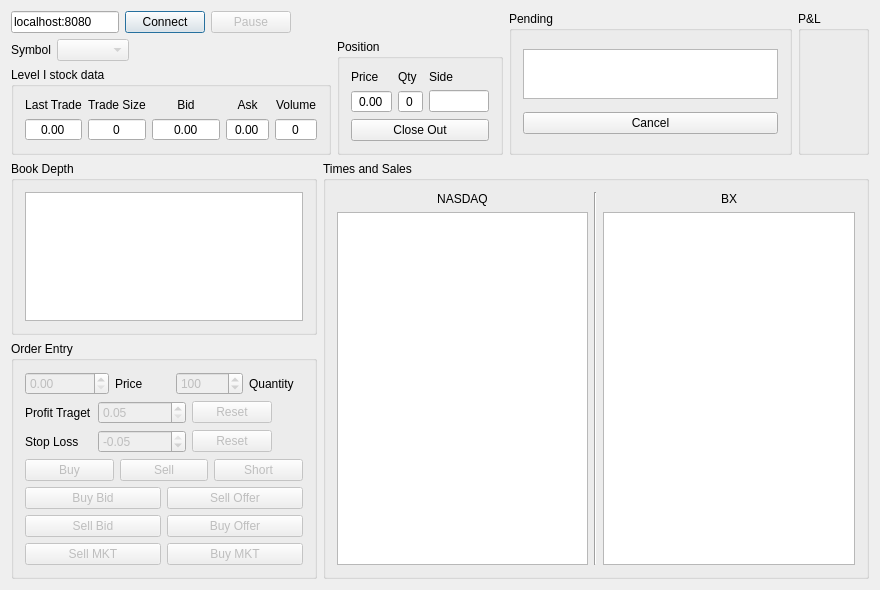
<?xml version="1.0" encoding="UTF-8"?>
<ui version="4.0">
 <author>Eugene V. Palchukovsky</author>
 <class>MainWindow</class>
 <widget class="QMainWindow" name="MainWindow">
  <property name="geometry">
   <rect>
    <x>0</x>
    <y>0</y>
    <width>880</width>
    <height>590</height>
   </rect>
  </property>
  <property name="minimumSize">
   <size>
    <width>880</width>
    <height>590</height>
   </size>
  </property>
  <property name="windowTitle">
   <string>Trader Front end</string>
  </property>
  <widget class="QWidget" name="centralWidget">
   <layout class="QVBoxLayout" name="verticalLayout_9">
    <item>
     <layout class="QHBoxLayout" name="horizontalLayout_9">
      <item>
       <layout class="QVBoxLayout" name="verticalLayout_2">
        <item>
         <layout class="QHBoxLayout" name="connectionLayout">
          <item>
           <widget class="QLineEdit" name="serviceAddress">
            <property name="text">
             <string>localhost:8080</string>
            </property>
           </widget>
          </item>
          <item>
           <widget class="QPushButton" name="connectButton">
            <property name="text">
             <string>Connect</string>
            </property>
            <property name="default">
             <bool>true</bool>
            </property>
           </widget>
          </item>
          <item>
           <widget class="QPushButton" name="pauseButton">
            <property name="enabled">
             <bool>false</bool>
            </property>
            <property name="text">
             <string>Pause</string>
            </property>
            <property name="checkable">
             <bool>true</bool>
            </property>
           </widget>
          </item>
          <item>
           <spacer name="horizontalSpacer">
            <property name="orientation">
             <enum>Qt::Horizontal</enum>
            </property>
            <property name="sizeHint" stdset="0">
             <size>
              <width>40</width>
              <height>20</height>
             </size>
            </property>
           </spacer>
          </item>
         </layout>
        </item>
        <item>
         <layout class="QHBoxLayout" name="symbolLayout">
          <item>
           <widget class="QLabel" name="label">
            <property name="text">
             <string>Symbol</string>
            </property>
           </widget>
          </item>
          <item>
           <widget class="QComboBox" name="symbol">
            <property name="enabled">
             <bool>false</bool>
            </property>
           </widget>
          </item>
          <item>
           <spacer name="horizontalSpacer_4">
            <property name="orientation">
             <enum>Qt::Horizontal</enum>
            </property>
            <property name="sizeHint" stdset="0">
             <size>
              <width>40</width>
              <height>20</height>
             </size>
            </property>
           </spacer>
          </item>
         </layout>
        </item>
        <item>
         <layout class="QHBoxLayout" name="horizontalLayout_7">
          <item>
           <widget class="QGroupBox" name="groupBox_2">
            <property name="title">
             <string>Level I stock data</string>
            </property>
            <layout class="QHBoxLayout" name="horizontalLayout_3">
             <item>
              <layout class="QVBoxLayout" name="lastTradePriceLayout">
               <item>
                <widget class="QLabel" name="lastTradePriceLabel">
                 <property name="text">
                  <string>Last Trade</string>
                 </property>
                 <property name="alignment">
                  <set>Qt::AlignCenter</set>
                 </property>
                </widget>
               </item>
               <item>
                <widget class="QDoubleSpinBox" name="lastTradePrice">
                 <property name="sizePolicy">
                  <sizepolicy hsizetype="Expanding" vsizetype="Fixed">
                   <horstretch>0</horstretch>
                   <verstretch>0</verstretch>
                  </sizepolicy>
                 </property>
                 <property name="alignment">
                  <set>Qt::AlignCenter</set>
                 </property>
                 <property name="readOnly">
                  <bool>true</bool>
                 </property>
                 <property name="buttonSymbols">
                  <enum>QAbstractSpinBox::NoButtons</enum>
                 </property>
                </widget>
               </item>
              </layout>
             </item>
             <item>
              <layout class="QVBoxLayout" name="lastTradeQtyLayout">
               <item>
                <widget class="QLabel" name="lastTradeQtyLabel">
                 <property name="text">
                  <string>Trade Size</string>
                 </property>
                 <property name="alignment">
                  <set>Qt::AlignCenter</set>
                 </property>
                </widget>
               </item>
               <item>
                <widget class="QSpinBox" name="lastTradeQty">
                 <property name="sizePolicy">
                  <sizepolicy hsizetype="Expanding" vsizetype="Fixed">
                   <horstretch>0</horstretch>
                   <verstretch>0</verstretch>
                  </sizepolicy>
                 </property>
                 <property name="alignment">
                  <set>Qt::AlignCenter</set>
                 </property>
                 <property name="readOnly">
                  <bool>true</bool>
                 </property>
                 <property name="buttonSymbols">
                  <enum>QAbstractSpinBox::NoButtons</enum>
                 </property>
                </widget>
               </item>
              </layout>
             </item>
             <item>
              <layout class="QVBoxLayout" name="bestBidPriceLayout">
               <item>
                <widget class="QLabel" name="bestBidPriceLabel">
                 <property name="text">
                  <string>Bid</string>
                 </property>
                 <property name="alignment">
                  <set>Qt::AlignCenter</set>
                 </property>
                </widget>
               </item>
               <item>
                <widget class="QDoubleSpinBox" name="bestBidPrice">
                 <property name="sizePolicy">
                  <sizepolicy hsizetype="Expanding" vsizetype="Fixed">
                   <horstretch>0</horstretch>
                   <verstretch>0</verstretch>
                  </sizepolicy>
                 </property>
                 <property name="alignment">
                  <set>Qt::AlignCenter</set>
                 </property>
                 <property name="readOnly">
                  <bool>true</bool>
                 </property>
                 <property name="buttonSymbols">
                  <enum>QAbstractSpinBox::NoButtons</enum>
                 </property>
                 <property name="maximum">
                  <double>1000000000.000000000000000</double>
                 </property>
                 <property name="singleStep">
                  <double>0.000000000000000</double>
                 </property>
                </widget>
               </item>
              </layout>
             </item>
             <item>
              <layout class="QVBoxLayout" name="bestAskLayout">
               <item>
                <widget class="QLabel" name="bestAskPriceLabel">
                 <property name="text">
                  <string>Ask</string>
                 </property>
                 <property name="alignment">
                  <set>Qt::AlignCenter</set>
                 </property>
                </widget>
               </item>
               <item>
                <widget class="QDoubleSpinBox" name="bestAskPrice">
                 <property name="sizePolicy">
                  <sizepolicy hsizetype="Expanding" vsizetype="Fixed">
                   <horstretch>0</horstretch>
                   <verstretch>0</verstretch>
                  </sizepolicy>
                 </property>
                 <property name="alignment">
                  <set>Qt::AlignCenter</set>
                 </property>
                 <property name="readOnly">
                  <bool>true</bool>
                 </property>
                 <property name="buttonSymbols">
                  <enum>QAbstractSpinBox::NoButtons</enum>
                 </property>
                </widget>
               </item>
              </layout>
             </item>
             <item>
              <layout class="QVBoxLayout" name="volumeTradedLayout">
               <item>
                <widget class="QLabel" name="volumeTradedLabel">
                 <property name="text">
                  <string>Volume</string>
                 </property>
                 <property name="alignment">
                  <set>Qt::AlignCenter</set>
                 </property>
                </widget>
               </item>
               <item>
                <widget class="QSpinBox" name="volumeTraded">
                 <property name="sizePolicy">
                  <sizepolicy hsizetype="Expanding" vsizetype="Fixed">
                   <horstretch>0</horstretch>
                   <verstretch>0</verstretch>
                  </sizepolicy>
                 </property>
                 <property name="alignment">
                  <set>Qt::AlignCenter</set>
                 </property>
                 <property name="readOnly">
                  <bool>true</bool>
                 </property>
                 <property name="buttonSymbols">
                  <enum>QAbstractSpinBox::NoButtons</enum>
                 </property>
                </widget>
               </item>
              </layout>
             </item>
            </layout>
           </widget>
          </item>
         </layout>
        </item>
       </layout>
      </item>
      <item>
       <layout class="QVBoxLayout" name="verticalLayout_8">
        <item>
         <spacer name="verticalSpacer_2">
          <property name="orientation">
           <enum>Qt::Vertical</enum>
          </property>
          <property name="sizeType">
           <enum>QSizePolicy::Preferred</enum>
          </property>
          <property name="sizeHint" stdset="0">
           <size>
            <width>20</width>
            <height>40</height>
           </size>
          </property>
         </spacer>
        </item>
        <item>
         <widget class="QGroupBox" name="groupBox_5">
          <property name="title">
           <string>Position</string>
          </property>
          <layout class="QVBoxLayout" name="verticalLayout_6">
           <item>
            <layout class="QGridLayout" name="gridLayout_3">
             <item row="1" column="2">
              <widget class="QLineEdit" name="positionSide">
               <property name="sizePolicy">
                <sizepolicy hsizetype="Minimum" vsizetype="Fixed">
                 <horstretch>0</horstretch>
                 <verstretch>0</verstretch>
                </sizepolicy>
               </property>
               <property name="maximumSize">
                <size>
                 <width>60</width>
                 <height>16777215</height>
                </size>
               </property>
               <property name="alignment">
                <set>Qt::AlignCenter</set>
               </property>
               <property name="readOnly">
                <bool>true</bool>
               </property>
              </widget>
             </item>
             <item row="1" column="1">
              <widget class="QSpinBox" name="positionQty">
               <property name="alignment">
                <set>Qt::AlignCenter</set>
               </property>
               <property name="readOnly">
                <bool>true</bool>
               </property>
               <property name="buttonSymbols">
                <enum>QAbstractSpinBox::NoButtons</enum>
               </property>
              </widget>
             </item>
             <item row="0" column="1">
              <widget class="QLabel" name="label_7">
               <property name="text">
                <string>Qty</string>
               </property>
              </widget>
             </item>
             <item row="1" column="0">
              <widget class="QDoubleSpinBox" name="positionPrice">
               <property name="alignment">
                <set>Qt::AlignCenter</set>
               </property>
               <property name="readOnly">
                <bool>true</bool>
               </property>
               <property name="buttonSymbols">
                <enum>QAbstractSpinBox::NoButtons</enum>
               </property>
              </widget>
             </item>
             <item row="0" column="2">
              <widget class="QLabel" name="label_8">
               <property name="text">
                <string>Side</string>
               </property>
              </widget>
             </item>
             <item row="0" column="0">
              <widget class="QLabel" name="label_6">
               <property name="text">
                <string>Price</string>
               </property>
              </widget>
             </item>
            </layout>
           </item>
           <item>
            <widget class="QPushButton" name="closePositionButton">
             <property name="text">
              <string>Close Out</string>
             </property>
            </widget>
           </item>
          </layout>
         </widget>
        </item>
       </layout>
      </item>
      <item>
       <widget class="QGroupBox" name="groupBox_6">
        <property name="title">
         <string>Pending</string>
        </property>
        <layout class="QVBoxLayout" name="verticalLayout_7">
         <item>
          <widget class="QListView" name="listView">
           <property name="sizePolicy">
            <sizepolicy hsizetype="Expanding" vsizetype="Minimum">
             <horstretch>0</horstretch>
             <verstretch>0</verstretch>
            </sizepolicy>
           </property>
           <property name="minimumSize">
            <size>
             <width>0</width>
             <height>0</height>
            </size>
           </property>
           <property name="maximumSize">
            <size>
             <width>16777215</width>
             <height>50</height>
            </size>
           </property>
          </widget>
         </item>
         <item>
          <widget class="QPushButton" name="cancelOrderButton">
           <property name="text">
            <string>Cancel</string>
           </property>
          </widget>
         </item>
        </layout>
       </widget>
      </item>
      <item>
       <widget class="QGroupBox" name="groupBox_7">
        <property name="title">
         <string>P&amp;&amp;L</string>
        </property>
        <layout class="QHBoxLayout" name="horizontalLayout_8">
         <item>
          <spacer name="horizontalSpacer_3">
           <property name="orientation">
            <enum>Qt::Horizontal</enum>
           </property>
           <property name="sizeHint" stdset="0">
            <size>
             <width>43</width>
             <height>20</height>
            </size>
           </property>
          </spacer>
         </item>
        </layout>
       </widget>
      </item>
     </layout>
    </item>
    <item>
     <layout class="QHBoxLayout" name="horizontalLayout_6">
      <item>
       <layout class="QVBoxLayout" name="verticalLayout_5">
        <item>
         <widget class="QGroupBox" name="groupBox_3">
          <property name="title">
           <string>Book Depth</string>
          </property>
          <layout class="QHBoxLayout" name="horizontalLayout_5">
           <item>
            <widget class="QTableView" name="currentBidAsk">
             <property name="sizePolicy">
              <sizepolicy hsizetype="Preferred" vsizetype="Preferred">
               <horstretch>0</horstretch>
               <verstretch>0</verstretch>
              </sizepolicy>
             </property>
             <property name="autoScroll">
              <bool>false</bool>
             </property>
             <attribute name="verticalHeaderVisible">
              <bool>false</bool>
             </attribute>
            </widget>
           </item>
          </layout>
         </widget>
        </item>
        <item>
         <widget class="QGroupBox" name="groupBox_4">
          <property name="title">
           <string>Order Entry</string>
          </property>
          <layout class="QVBoxLayout" name="verticalLayout">
           <item>
            <layout class="QHBoxLayout" name="horizontalLayout">
             <item>
              <widget class="QDoubleSpinBox" name="price">
               <property name="enabled">
                <bool>false</bool>
               </property>
               <property name="maximum">
                <double>1000000000.000000000000000</double>
               </property>
               <property name="singleStep">
                <double>0.010000000000000</double>
               </property>
              </widget>
             </item>
             <item>
              <widget class="QLabel" name="label_2">
               <property name="text">
                <string>Price</string>
               </property>
              </widget>
             </item>
             <item>
              <widget class="QSpinBox" name="qty">
               <property name="enabled">
                <bool>false</bool>
               </property>
               <property name="minimum">
                <number>1</number>
               </property>
               <property name="maximum">
                <number>1000000000</number>
               </property>
               <property name="singleStep">
                <number>100</number>
               </property>
               <property name="value">
                <number>100</number>
               </property>
              </widget>
             </item>
             <item>
              <widget class="QLabel" name="label_3">
               <property name="text">
                <string>Quantity</string>
               </property>
              </widget>
             </item>
            </layout>
           </item>
           <item>
            <layout class="QGridLayout" name="gridLayout">
             <item row="0" column="3">
              <spacer name="horizontalSpacer_2">
               <property name="orientation">
                <enum>Qt::Horizontal</enum>
               </property>
               <property name="sizeHint" stdset="0">
                <size>
                 <width>40</width>
                 <height>20</height>
                </size>
               </property>
              </spacer>
             </item>
             <item row="0" column="0">
              <widget class="QLabel" name="label_4">
               <property name="text">
                <string>Profit Traget</string>
               </property>
              </widget>
             </item>
             <item row="1" column="0">
              <widget class="QLabel" name="label_5">
               <property name="text">
                <string>Stop Loss</string>
               </property>
              </widget>
             </item>
             <item row="1" column="1">
              <widget class="QDoubleSpinBox" name="stopLoss">
               <property name="enabled">
                <bool>false</bool>
               </property>
               <property name="minimum">
                <double>-999999999.000000000000000</double>
               </property>
               <property name="maximum">
                <double>-0.050000000000000</double>
               </property>
               <property name="singleStep">
                <double>0.050000000000000</double>
               </property>
               <property name="value">
                <double>-0.050000000000000</double>
               </property>
              </widget>
             </item>
             <item row="0" column="1">
              <widget class="QDoubleSpinBox" name="profitTarget">
               <property name="enabled">
                <bool>false</bool>
               </property>
               <property name="minimum">
                <double>0.050000000000000</double>
               </property>
               <property name="maximum">
                <double>1000000000.000000000000000</double>
               </property>
               <property name="singleStep">
                <double>0.050000000000000</double>
               </property>
               <property name="value">
                <double>0.050000000000000</double>
               </property>
              </widget>
             </item>
             <item row="0" column="2">
              <widget class="QPushButton" name="profitTargetResetButton">
               <property name="enabled">
                <bool>false</bool>
               </property>
               <property name="text">
                <string>Reset</string>
               </property>
              </widget>
             </item>
             <item row="1" column="2">
              <widget class="QPushButton" name="stopLossResetButton">
               <property name="enabled">
                <bool>false</bool>
               </property>
               <property name="text">
                <string>Reset</string>
               </property>
              </widget>
             </item>
            </layout>
           </item>
           <item>
            <layout class="QHBoxLayout" name="horizontalLayout_4">
             <item>
              <widget class="QPushButton" name="buyButton">
               <property name="enabled">
                <bool>false</bool>
               </property>
               <property name="sizePolicy">
                <sizepolicy hsizetype="Minimum" vsizetype="Fixed">
                 <horstretch>0</horstretch>
                 <verstretch>0</verstretch>
                </sizepolicy>
               </property>
               <property name="text">
                <string>Buy</string>
               </property>
              </widget>
             </item>
             <item>
              <widget class="QPushButton" name="sellButton">
               <property name="enabled">
                <bool>false</bool>
               </property>
               <property name="sizePolicy">
                <sizepolicy hsizetype="Minimum" vsizetype="Fixed">
                 <horstretch>0</horstretch>
                 <verstretch>0</verstretch>
                </sizepolicy>
               </property>
               <property name="text">
                <string>Sell</string>
               </property>
              </widget>
             </item>
             <item>
              <widget class="QPushButton" name="shortButton">
               <property name="enabled">
                <bool>false</bool>
               </property>
               <property name="sizePolicy">
                <sizepolicy hsizetype="Minimum" vsizetype="Fixed">
                 <horstretch>0</horstretch>
                 <verstretch>0</verstretch>
                </sizepolicy>
               </property>
               <property name="text">
                <string>Short</string>
               </property>
              </widget>
             </item>
            </layout>
           </item>
           <item>
            <layout class="QGridLayout" name="gridLayout_2">
             <item row="3" column="1">
              <widget class="QPushButton" name="buyMktButton">
               <property name="enabled">
                <bool>false</bool>
               </property>
               <property name="sizePolicy">
                <sizepolicy hsizetype="Minimum" vsizetype="Fixed">
                 <horstretch>0</horstretch>
                 <verstretch>0</verstretch>
                </sizepolicy>
               </property>
               <property name="text">
                <string>Buy MKT</string>
               </property>
              </widget>
             </item>
             <item row="0" column="0">
              <widget class="QPushButton" name="buyBidButton">
               <property name="enabled">
                <bool>false</bool>
               </property>
               <property name="sizePolicy">
                <sizepolicy hsizetype="Minimum" vsizetype="Fixed">
                 <horstretch>0</horstretch>
                 <verstretch>0</verstretch>
                </sizepolicy>
               </property>
               <property name="text">
                <string>Buy Bid</string>
               </property>
              </widget>
             </item>
             <item row="3" column="0">
              <widget class="QPushButton" name="sellMktButton">
               <property name="enabled">
                <bool>false</bool>
               </property>
               <property name="sizePolicy">
                <sizepolicy hsizetype="Minimum" vsizetype="Fixed">
                 <horstretch>0</horstretch>
                 <verstretch>0</verstretch>
                </sizepolicy>
               </property>
               <property name="text">
                <string>Sell MKT</string>
               </property>
              </widget>
             </item>
             <item row="2" column="0">
              <widget class="QPushButton" name="sellBidButton">
               <property name="enabled">
                <bool>false</bool>
               </property>
               <property name="sizePolicy">
                <sizepolicy hsizetype="Minimum" vsizetype="Fixed">
                 <horstretch>0</horstretch>
                 <verstretch>0</verstretch>
                </sizepolicy>
               </property>
               <property name="text">
                <string>Sell Bid</string>
               </property>
              </widget>
             </item>
             <item row="0" column="1">
              <widget class="QPushButton" name="sellOfferButton">
               <property name="enabled">
                <bool>false</bool>
               </property>
               <property name="sizePolicy">
                <sizepolicy hsizetype="Minimum" vsizetype="Fixed">
                 <horstretch>0</horstretch>
                 <verstretch>0</verstretch>
                </sizepolicy>
               </property>
               <property name="text">
                <string>Sell Offer</string>
               </property>
              </widget>
             </item>
             <item row="2" column="1">
              <widget class="QPushButton" name="buyOfferButton">
               <property name="enabled">
                <bool>false</bool>
               </property>
               <property name="sizePolicy">
                <sizepolicy hsizetype="Minimum" vsizetype="Fixed">
                 <horstretch>0</horstretch>
                 <verstretch>0</verstretch>
                </sizepolicy>
               </property>
               <property name="text">
                <string>Buy Offer</string>
               </property>
              </widget>
             </item>
            </layout>
           </item>
          </layout>
         </widget>
        </item>
        <item>
         <spacer name="verticalSpacer">
          <property name="orientation">
           <enum>Qt::Vertical</enum>
          </property>
          <property name="sizeHint" stdset="0">
           <size>
            <width>228</width>
            <height>19</height>
           </size>
          </property>
         </spacer>
        </item>
       </layout>
      </item>
      <item>
       <widget class="QGroupBox" name="groupBox">
        <property name="title">
         <string>Times and Sales</string>
        </property>
        <layout class="QVBoxLayout" name="verticalLayout_4">
         <item>
          <layout class="QHBoxLayout" name="horizontalLayout_2">
           <item>
            <layout class="QVBoxLayout" name="verticalLayout_3">
             <item>
              <widget class="QLabel" name="nasdaqTradesLabel">
               <property name="text">
                <string>NASDAQ</string>
               </property>
               <property name="alignment">
                <set>Qt::AlignCenter</set>
               </property>
              </widget>
             </item>
             <item>
              <widget class="QTableView" name="nasdaqTrades">
               <property name="autoScroll">
                <bool>true</bool>
               </property>
              </widget>
             </item>
            </layout>
           </item>
           <item>
            <widget class="Line" name="line">
             <property name="orientation">
              <enum>Qt::Vertical</enum>
             </property>
            </widget>
           </item>
           <item>
            <layout class="QVBoxLayout" name="bxTradesLayout">
             <item>
              <widget class="QLabel" name="bxTradesLabel">
               <property name="text">
                <string>BX</string>
               </property>
               <property name="alignment">
                <set>Qt::AlignCenter</set>
               </property>
              </widget>
             </item>
             <item>
              <widget class="QTableView" name="bxTrades">
               <property name="autoScroll">
                <bool>true</bool>
               </property>
              </widget>
             </item>
            </layout>
           </item>
          </layout>
         </item>
        </layout>
       </widget>
      </item>
     </layout>
    </item>
   </layout>
  </widget>
  <action name="actionExit">
   <property name="text">
    <string>Exit</string>
   </property>
  </action>
 </widget>
 <layoutdefault spacing="6" margin="11"/>
 <tabstops>
  <tabstop>serviceAddress</tabstop>
  <tabstop>connectButton</tabstop>
  <tabstop>pauseButton</tabstop>
  <tabstop>symbol</tabstop>
  <tabstop>price</tabstop>
  <tabstop>qty</tabstop>
  <tabstop>profitTarget</tabstop>
  <tabstop>profitTargetResetButton</tabstop>
  <tabstop>stopLoss</tabstop>
  <tabstop>stopLossResetButton</tabstop>
  <tabstop>buyButton</tabstop>
  <tabstop>sellButton</tabstop>
  <tabstop>shortButton</tabstop>
  <tabstop>buyBidButton</tabstop>
  <tabstop>sellOfferButton</tabstop>
  <tabstop>sellBidButton</tabstop>
  <tabstop>buyOfferButton</tabstop>
  <tabstop>sellMktButton</tabstop>
  <tabstop>buyMktButton</tabstop>
  <tabstop>currentBidAsk</tabstop>
  <tabstop>nasdaqTrades</tabstop>
  <tabstop>bxTrades</tabstop>
 </tabstops>
 <resources/>
 <connections/>
</ui>
